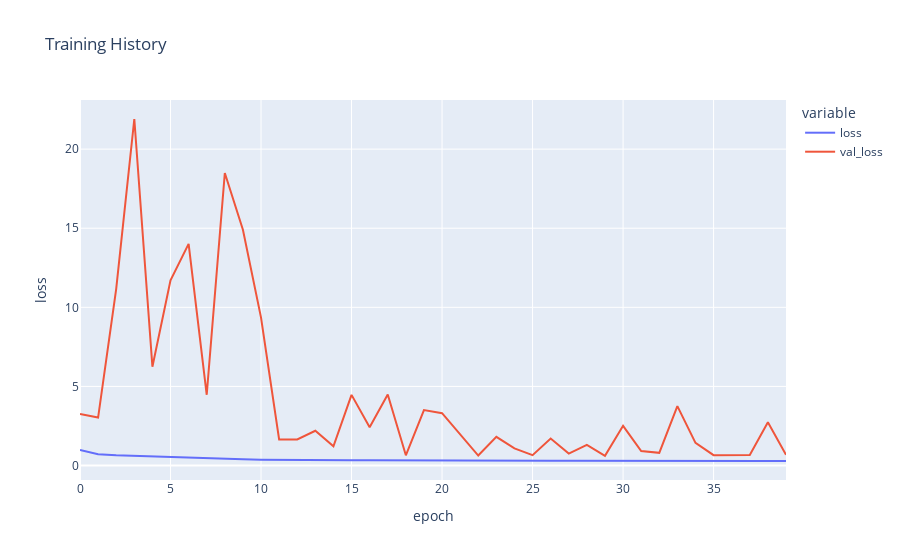

Notebook cell for this chart:
### Markdown cell above
## Age Model Performance

### Code cell
fig = px.line(
    history_age.history, y=['loss', 'val_loss'],
    labels={'index': 'epoch', 'value': 'loss'}, 
    title='Training History')
fig.show()

### Figure 1 — Plotly figure (JSON) as saved in the notebook; plotly's stock layout.template omitted (floating-point values rounded to 4 significant figures)
{"data": [{"hovertemplate": "variable=loss<br>epoch=%{x}<br>loss=%{y}<extra></extra>", "legendgroup": "loss", "line": {"color": "#636efa", "dash": "solid"}, "marker": {"symbol": "circle"}, "mode": "lines", "name": "loss", "orientation": "v", "showlegend": true, "type": "scatter", "x": [0, 1, 2, 3, 4, 5, 6, 7, 8, 9, 10, 11, 12, 13, 14, 15, 16, 17, 18, 19, 20, 21, 22, 23, 24, 25, 26, 27, 28, 29, 30, 31, 32, 33, 34, 35, 36, 37, 38, 39], "xaxis": "x", "y": [0.9859, 0.7153, 0.6517, 0.6094, 0.5702, 0.5115, 0.4861, 0.4346, 0.418, 0.3886, 0.3718, 0.3548, 0.3483, 0.3332, 0.3301, 0.3323, 0.3255, 0.3192, 0.3208, 0.3152, 0.3116, 0.3137, 0.3037, 0.3074, 0.3054, 0.3059, 0.3024, 0.3061, 0.3002, 0.2983, 0.2996, 0.2974, 0.2914, 0.2933, 0.3003, 0.2852, 0.2993, 0.2915, 0.2903, 0.2879], "yaxis": "y"}, {"hovertemplate": "variable=val_loss<br>epoch=%{x}<br>loss=%{y}<extra></extra>", "legendgroup": "val_loss", "line": {"color": "#EF553B", "dash": "solid"}, "marker": {"symbol": "circle"}, "mode": "lines", "name": "val_loss", "orientation": "v", "showlegend": true, "type": "scatter", "x": [0, 1, 2, 3, 4, 5, 6, 7, 8, 9, 10, 11, 12, 13, 14, 15, 16, 17, 18, 19, 20, 21, 22, 23, 24, 25, 26, 27, 28, 29, 30, 31, 32, 33, 34, 35, 36, 37, 38, 39], "xaxis": "x", "y": [3.25, 3.031, 11.17, 21.91, 6.246, 11.71, 14.01, 4.472, 18.49, 14.9, 9.348, 1.652, 1.651, 2.198, 1.219, 4.465, 2.417, 4.486, 0.6473, 3.501, 3.306, 1.983, 0.6311, 1.813, 1.079, 0.6558, 1.705, 0.7548, 1.303, 0.6106, 2.507, 0.917, 0.8027, 3.751, 1.428, 0.6534, 0.6422, 0.6592, 2.73, 0.683], "yaxis": "y"}], "layout": {"legend": {"title": {"text": "variable"}, "tracegroupgap": 0}, "title": {"text": "Training History"}, "xaxis": {"anchor": "y", "domain": [0, 1], "title": {"text": "epoch"}}, "yaxis": {"anchor": "x", "domain": [0, 1], "title": {"text": "loss"}}}}
